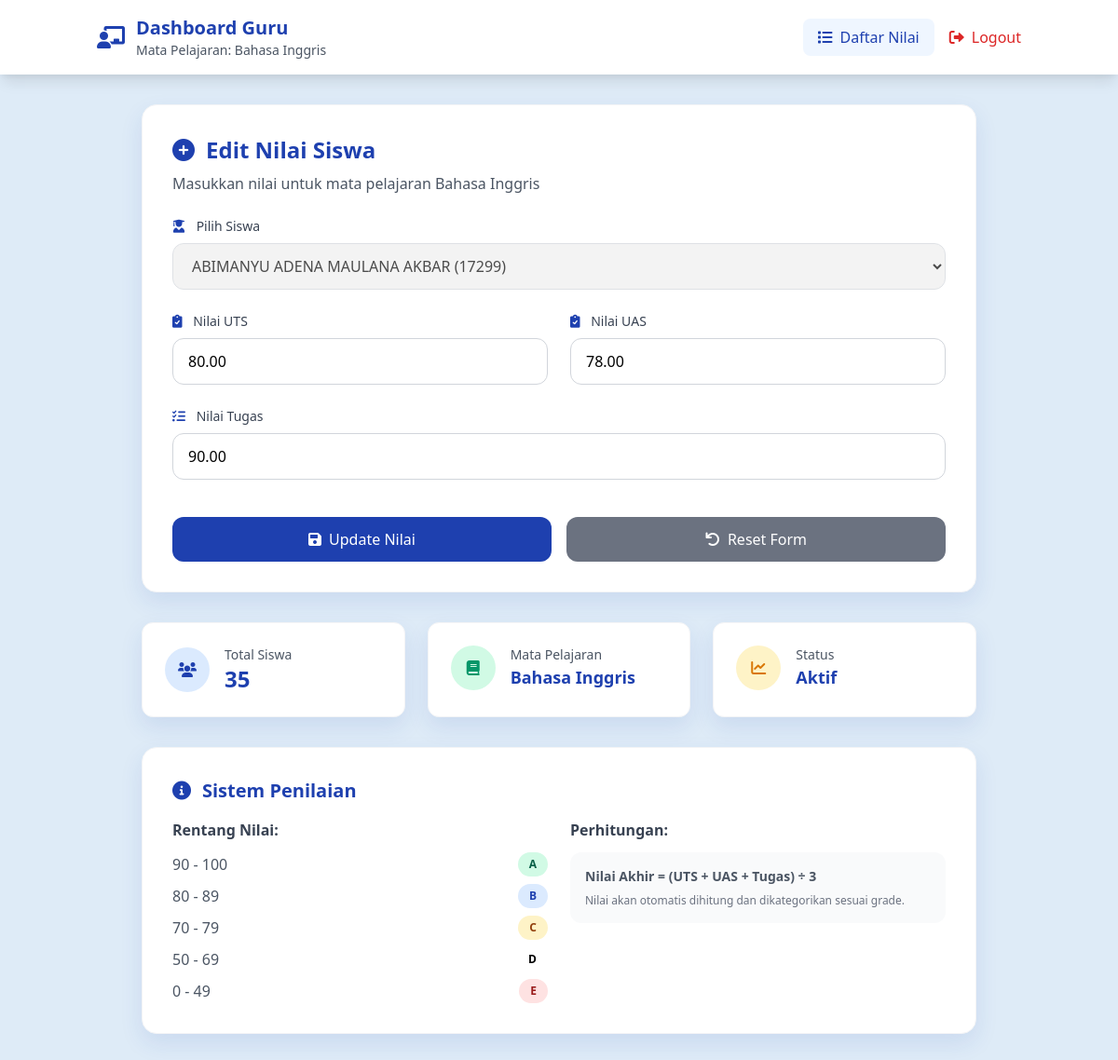
/dashboard_guru.php?edit=17299&nilai_id=1 (signed in), run on the app's committed database.
### tables this page shows
CREATE TABLE `mata_pelajaran` (
  `id` int(11) NOT NULL,
  `nama_mapel` varchar(50) NOT NULL
);

CREATE TABLE `nilai` (
  `id` int(11) NOT NULL,
  `nis` varchar(10) DEFAULT NULL,
  `id_mapel` int(11) DEFAULT NULL,
  `uts` decimal(5,2) DEFAULT NULL,
  `uas` decimal(5,2) DEFAULT NULL,
  `tugas` decimal(5,2) DEFAULT NULL,
  `na` decimal(5,2) DEFAULT NULL,
  `grade` char(1) DEFAULT NULL,
  `created_at` timestamp NOT NULL DEFAULT current_timestamp()
);

### dashboard_guru.php (the view, shortened to what this page needs)
<?php
require 'koneksi.php';
$id_mapel = $_SESSION['id_mapel'];
$mapel = $pdo->query("SELECT * FROM mata_pelajaran WHERE id = $id_mapel")->fetch();
$siswa = $pdo->query("SELECT * FROM siswa ORDER BY nama")->fetchAll();
$selected_nis = isset($_GET['input']) ? $_GET['input'] : (isset($_GET['edit']) ? $_GET['edit'] : '');
$edit_mode = isset($_GET['edit']) && isset($_GET['nilai_id']);
$nilai_id = $edit_mode ? $_GET['nilai_id'] : null;
$existing_grades = null;
if ($edit_mode) {
    $stmt = $pdo->prepare("SELECT * FROM nilai WHERE id = ? AND id_mapel = ?");
    $stmt->execute([$nilai_id, $id_mapel]);
    $existing_grades = $stmt->fetch();
}
?>
<!DOCTYPE html>
<html lang="id">
<head>
    <link href="https://cdn.jsdelivr.net/npm/tailwindcss@2.2.19/dist/tailwind.min.css" rel="stylesheet">
    <link href="https://cdnjs.cloudflare.com/ajax/libs/font-awesome/6.0.0/css/all.min.css" rel="stylesheet">
</head>
<body class="bg-light-blue min-h-screen">
    <header class="bg-white shadow-lg">
        <div class="container mx-auto px-4 py-4">
            <div class="flex justify-between items-center">
                <div class="flex items-center space-x-3">
                    <i class="fas fa-chalkboard-teacher text-2xl text-primary-blue"></i>
                    <div>
                        <h1 class="text-xl font-bold text-primary-blue">Dashboard Guru</h1>
                        <p class="text-gray-600 text-sm">Mata Pelajaran: <?php echo $mapel['nama_mapel']; ?></p>
                    </div>
                </div>
                <div class="flex items-center space-x-4">
                    <a href="nilai_siswaa.php" class="flex items-center text-primary-blue hover:text-blue-700 transition-all duration-300 bg-blue-50 px-4 py-2 rounded-lg">
                        <i class="fas fa-list mr-2"></i>
                        Daftar Nilai
                    </a>
                    <a href="logout.php" class="flex items-center text-red-600 hover:text-red-700 transition-all duration-300">
                        <i class="fas fa-sign-out-alt mr-2"></i>
                        Logout
                    </a>
                </div>
            </div>
        </div>
    </header>
    <main class="container mx-auto px-4 py-8">
        <div class="max-w-4xl mx-auto">
            <div class="bg-white rounded-2xl card-shadow p-8 border border-gray-100">
                <div class="mb-6">
                    <h2 class="text-2xl font-bold text-primary-blue mb-2 flex items-center">
                        <i class="fas fa-plus-circle mr-3"></i>
                        <?php echo $edit_mode ? 'Edit Nilai Siswa' : 'Input Nilai Siswa'; ?>
                    </h2>
                    <p class="text-gray-600">Masukkan nilai untuk mata pelajaran <?php echo $mapel['nama_mapel']; ?></p>
                </div>
                <form method="POST" class="space-y-6">
                    <div class="grid md:grid-cols-2 gap-6">
                        <div class="md:col-span-2">
                            <label class="block text-sm font-medium text-gray-700 mb-2">
                                <i class="fas fa-user-graduate mr-2 text-primary-blue"></i>
                                Pilih Siswa
                            </label>
                            <select name="nis" class="w-full px-4 py-3 border border-gray-300 rounded-xl focus:outline-none input-focus transition-all duration-300" required <?php echo $selected_nis ? 'disabled' : ''; ?>>
                                <?php foreach ($siswa as $s) : ?>
                                    <option value="<?php echo $s['nis']; ?>" <?php echo $s['nis'] == $selected_nis ? 'selected' : ''; ?>>
                                        <?php echo $s['nama']; ?> (<?php echo $s['nis']; ?>)
                                    </option>
                                <?php endforeach; ?>
                            </select>
                        </div>
                        <div>
                            <label class="block text-sm font-medium text-gray-700 mb-2">
                                <i class="fas fa-clipboard-check mr-2 text-primary-blue"></i>
                                Nilai UTS
                            </label>
                            <input
                                type="number"
                                name="uts"
                                class="w-full px-4 py-3 border border-gray-300 rounded-xl focus:outline-none input-focus transition-all duration-300"
                                step="0.01"
                                min="0"
                                max="100"
                                placeholder="0 - 100"
                                value="<?php echo $edit_mode && $existing_grades ? $existing_grades['uts'] : ''; ?>"
                                required
                            >
                        </div>
                        <div>
                            <label class="block text-sm font-medium text-gray-700 mb-2">
                                <i class="fas fa-clipboard-check mr-2 text-primary-blue"></i>
                                Nilai UAS
                            </label>
                            <input
                                type="number"
                                name="uas"
                                class="w-full px-4 py-3 border border-gray-300 rounded-xl focus:outline-none input-focus transition-all duration-300"
                                step="0.01"
                                min="0"
                                max="100"
                                placeholder="0 - 100"
                                value="<?php echo $edit_mode && $existing_grades ? $existing_grades['uas'] : ''; ?>"
                                required
                            >
                        </div>
                        <div class="md:col-span-2">
                            <label class="block text-sm font-medium text-gray-700 mb-2">
                                <i class="fas fa-tasks mr-2 text-primary-blue"></i>
                                Nilai Tugas
                            </label>
                            <input
                                type="number"
                                name="tugas"
                                class="w-full px-4 py-3 border border-gray-300 rounded-xl focus:outline-none input-focus transition-all duration-300"
                                step="0.01"
                                min="0"
                                max="100"
                                placeholder="0 - 100"
                                value="<?php echo $edit_mode && $existing_grades ? $existing_grades['tugas'] : ''; ?>"
                                required
                            >
                        </div>
                    </div>
                    <div class="flex flex-col sm:flex-row gap-4 pt-4">
                        <button
                            type="submit"
                            class="flex-1 bg-primary-blue text-white py-3 rounded-xl hover:bg-blue-700 transition-all duration-300 btn-hover font-medium flex items-center justify-center"
                        >
                            <i class="fas fa-save mr-2"></i>
                            <?php echo $edit_mode ? 'Update Nilai' : 'Simpan Nilai'; ?>
                        </button>
                        <button
                            type="reset"
                            class="flex-1 bg-gray-500 text-white py-3 rounded-xl hover:bg-gray-600 transition-all duration-300 btn-hover font-medium flex items-center justify-center"
                        >
                            <i class="fas fa-undo mr-2"></i>
                            Reset Form
                        </button>
                    </div>
                </form>
            </div>
            <div class="grid md:grid-cols-3 gap-6 mt-8">
                <div class="bg-white rounded-xl card-shadow p-6 border border-gray-100">
                    <div class="flex items-center">
                        <div class="bg-blue-100 w-12 h-12 rounded-full flex items-center justify-center mr-4">
                            <i class="fas fa-users text-primary-blue"></i>
                        </div>
                        <div>
                            <p class="text-gray-600 text-sm">Total Siswa</p>
                            <p class="text-2xl font-bold text-primary-blue"><?php echo count($siswa); ?></p>
                        </div>
                    </div>
                </div>
                <div class="bg-white rounded-xl card-shadow p-6 border border-gray-100">
                    <div class="flex items-center">
                        <div class="bg-green-100 w-12 h-12 rounded-full flex items-center justify-center mr-4">
                            <i class="fas fa-book text-green-600"></i>
                        </div>
                        <div>
                            <p class="text-gray-600 text-sm">Mata Pelajaran</p>
                            <p class="text-lg font-bold text-primary-blue"><?php echo $mapel['nama_mapel']; ?></p>
                        </div>
                    </div>
                </div>
                <div class="bg-white rounded-xl card-shadow p-6 border border-gray-100">
                    <div class="flex items-center">
                        <div class="bg-yellow-100 w-12 h-12 rounded-full flex items-center justify-center mr-4">
                            <i class="fas fa-chart-line text-yellow-600"></i>
                        </div>
                        <div>
                            <p class="text-gray-600 text-sm">Status</p>
                            <p class="text-lg font-bold text-primary-blue">Aktif</p>
                        </div>
                    </div>
                </div>
            </div>
            <div class="bg-white rounded-2xl card-shadow p-8 border border-gray-100 mt-8">
                <h3 class="text-xl font-bold text-primary-blue mb-4 flex items-center">
                    <i class="fas fa-info-circle mr-3"></i>
                    Sistem Penilaian
                </h3>
                <div class="grid md:grid-cols-2 gap-6">
                    <div>
                        <h4 class="font-semibold text-gray-700 mb-3">Rentang Nilai:</h4>
                        <div class="space-y-2">
                            <div class="flex justify-between items-center">
                                <span class="text-gray-600">90 - 100</span>
                                <span class="grade-badge bg-green-100 text-green-800">A</span>
                            </div>
                            <div class="flex justify-between items-center">
                                <span class="text-gray-600">80 - 89</span>
                                <span class="grade-badge bg-blue-100 text-blue-800">B</span>
                            </div>
                            <div class="flex justify-between items-center">
                                <span class="text-gray-600">70 - 79</span>
                                <span class="grade-badge bg-yellow-100 text-yellow-800">C</span>
                            </div>
                            <div class="flex justify-between items-center">
                                <span class="text-gray-600">50 - 69</span>
                                <span class="grade-badge bg-orange-100 text-orange-800">D</span>
                            </div>
                            <div class="flex justify-between items-center">
                                <span class="text-gray-600">0 - 49</span>
                                <span class="grade-badge bg-red-100 text-red-800">E</span>
                            </div>
                        </div>
                    </div>
                    <div>
                        <h4 class="font-semibold text-gray-700 mb-3">Perhitungan:</h4>
                        <div class="bg-gray-50 p-4 rounded-xl">
                            <p class="text-sm text-gray-600">
                                <strong>Nilai Akhir = (UTS + UAS + Tugas) ÷ 3</strong>
                            </p>
                            <p class="text-xs text-gray-500 mt-2">
                                Nilai akan otomatis dihitung dan dikategorikan sesuai grade.
                            </p>
                        </div>
                    </div>
                </div>
            </div>
        </div>
    </main>
</body>
</html>

### dashboard_guru.php (style rules this page uses)
.bg-light-blue { background-color: #DEEBF7; }
.text-primary-blue { color: #1E40AF; }
.bg-primary-blue { background-color: #1E40AF; }
.card-shadow { box-shadow: 0 10px 25px rgba(30, 64, 175, 0.1); }
.grade-badge { display: inline-block; padding: 0.25rem 0.75rem; border-radius: 9999px; font-size: 0.75rem; font-weight: 600; }

### data on the page
mata_pelajaran: nama_mapel "Bahasa Inggris"
nilai: uts "80.00", uas "78.00", tugas "90.00"

### other printed values
count($siswa) "35"
form field nis "ABIMANYU ADENA MAULANA AKBAR (17299)"
